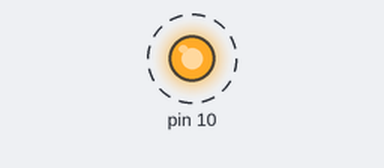
This sketch was run on a simulated Arduino Uno, built with avr-gcc and run on an emulated ATmega328P. Parts: output pins drawn as LEDs (lit = HIGH). Dashed ring = blinking.

Above: at 0.5 s.
Timing chart, 0 to 4.6 s (numbered marks = the images above):
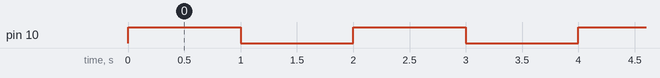

Measured:
- by itself, pin 10: alternates HIGH for 1.0 s and LOW for 1.0 s

The sketch:

001_Pisca_led.ino
```cpp
// Código C++
//
void setup()
{
  pinMode(10, OUTPUT);
}

void loop()
{
  digitalWrite(10, HIGH);
  delay(1000); // Aguarda 1000 millisegundos(ms)
  digitalWrite(10, LOW);
  delay(1000); // Aguarda 1000 millisegundos(ms)
}
```

001_Pisca_led.cpp
```cpp
// Código C++
//
void setup()
{
  pinMode(10, OUTPUT);
}

void loop()
{
  digitalWrite(10, HIGH);
  delay(1000); // Aguarda 1000 millisegundos(ms)
  digitalWrite(10, LOW);
  delay(1000); // Aguarda 1000 millisegundos(ms)
}
```
